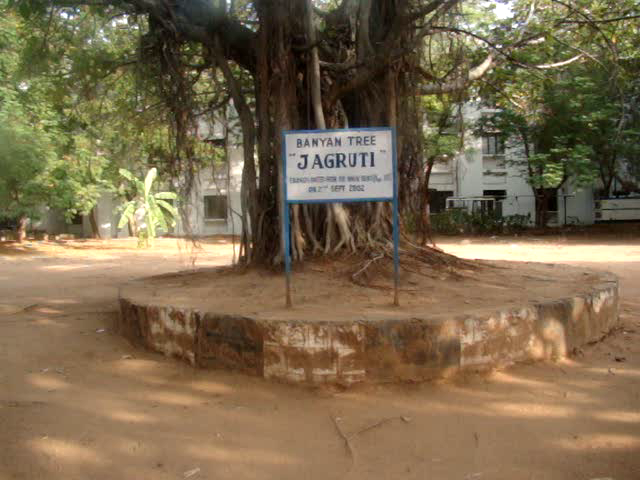
#> input picture images/scene00046.png, 640 x 480 px; its folder holds 4 pictures in this run
$ python Panorama_test.py   (Python 2 division)
#> lines starting #> are read from the running program, lines starting #| are printed output that depends on the picture
### Stitcher.py
import numpy as np
import cv2
import imutils

class Stitcher:
    def stitch(self,im1,im2 , ratio = 0.75 ,thresh=4.0):
        (kp1,f1) = self.detectanddescribe(im1)
        (kp2,f2) = self.detectanddescribe(im2)

        M = self.matchKP(kp1,kp2,f1,f2,ratio,thresh)
        if M is None :
            return None

        (matches , H , status ) = M
        res = cv2.warpPerspective(im1, H,(im1.shape[1]+ im2.shape[1]/2, im1.shape[0]))

        res[0:im2.shape[0], 0:im2.shape[1]] = im2
        return res

    def detectanddescribe(self,im):
        descriptor = cv2.xfeatures2d.SIFT_create()
        (kps,features) = descriptor.detectAndCompute(im, None)
        kps = np.float32([kp.pt for kp in kps])
        return (kps,features)

    def matchKP(self, kp1,kp2, f1, f2 , ratio , thresh):
        matcher = cv2.DescriptorMatcher_create("BruteForce")
        rawMatches = matcher.knnMatch(f1, f2, 2)
        matches = []

        for i in rawMatches:
            if (len(i)==2 and i[0].distance<i[1].distance*ratio):
                matches.append((i[0].trainIdx,i[0].queryIdx))

        if len(matches)>4 :
            pt1 = np.float32([kp1[i] for (_, i) in matches])
            pt2 = np.float32([kp2[i] for(i,_) in matches])

            (H, status) = cv2.findHomography(pt1, pt2, cv2.RANSAC,
				thresh)

            return (matches,H , status)
        return None

### Panorama_test.py
from Stitcher import Stitcher
import cv2
from os import listdir
from os.path import isfile,join

#This code will take the 36 images from the images folder and combine 9 frames each to create 4 panoramas

mypath = 'images'

files = [join(mypath,f) for f in listdir(mypath) if isfile(join(mypath,f))]
files = sorted(files)

stitcher = Stitcher()


i=0
files_1 =[]

while(i<len(files)):
	files_1.append(files[i:i+9])
	i = i+9
# print(files_1)
z=1
files_2 = []
for j in files_1:
	l= j[-1]
	# print(j)
	im1 = cv2.imread(l)
#> im1 is the input picture: shape (480, 640, 3); mean B, G, R 77.2, 105.4, 122.9

	for i in reversed(xrange(len(j)-1)):
		print i
		im2 = cv2.imread(j[i])
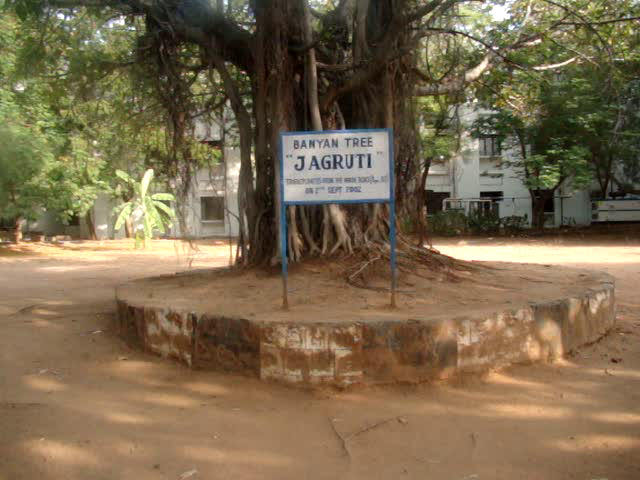
#> input picture images/scene00031.png, 640 x 480 px
#> im2 is the input picture: shape (480, 640, 3); mean B, G, R 77.2, 105.3, 122.7


		result = stitcher.stitch(im1,im2)
#> in detectanddescribe, `(kps,features) = descriptor.detectAndCompute(im, None)`: kps = 3144 keypoints; strongest (x, y, size): (255, 156, 3.2), (542, 39, 3.2), (498, 46, 2.6), (478, 99, 2.8)
#> in detectanddescribe, `kps = np.float32([kp.pt for kp in kps])`: kps = 3144 pairs, first value 2.28 to 637.2, second value 2.39 to 469.2
#> in stitch, `(kp1,f1) = self.detectanddescribe(im1)`:
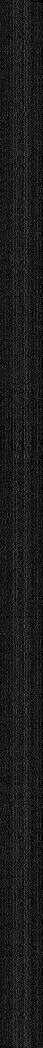
#> f1: shape (3144, 128) float32 (shown at 1/3 size); min 0, max 200, mean 27.7
#> in stitch, `(kp1,f1) = self.detectanddescribe(im1)`: kp1 has the same summary as kps in detectanddescribe
#> in detectanddescribe (call 2), `(kps,features) = descriptor.detectAndCompute(im, None)`: kps = 3162 keypoints; strongest (x, y, size): (252, 158, 3.4), (475, 100, 2.6), (494, 48, 2.6), (133, 28, 2.2)
#> in stitch, `(kp2,f2) = self.detectanddescribe(im2)`:
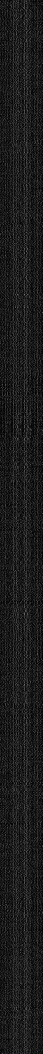
#> f2: shape (3162, 128) float32 (shown at 1/3 size); min 0, max 193, mean 27.6
#> in stitch, `(kp2,f2) = self.detectanddescribe(im2)`: kp2 = 3162 pairs, first value 2.38 to 635.4, second value 2.28 to 473.2
#> in matchKP, `rawMatches = matcher.knnMatch(f1, f2, 2)`: rawMatches = 3144 matches
#> after the loop in matchKP, `for i in rawMatches:`: matches = 1501 pairs, first value 0 to 3153, second value 9 to 3137
#> in matchKP, `pt1 = np.float32([kp1[i] for (_, i) in matches])`: pt1 = 1501 pairs, first value 5.01 to 635.1, second value 2.4 to 465.1
#> in matchKP, `pt2 = np.float32([kp2[i] for(i,_) in matches])`: pt2 = 1501 pairs, first value 2.38 to 632, second value 3.99 to 466.6
#> in matchKP, `(H, status) = cv2.findHomography(pt1, pt2, cv2.RANSAC, thresh)`: H = [[1, -0.000591, -3.43], [0.00142, 1, 0.946], [5.23e-06, -1.87e-06, 1]]; status = 1501 values, max 1 at index 0, min 0 at index 115, mean 0.995
#> in stitch, `res = cv2.warpPerspective(im1, H,(im1.shape[1]+ im2.shape[1]/2, im1.sh..`:
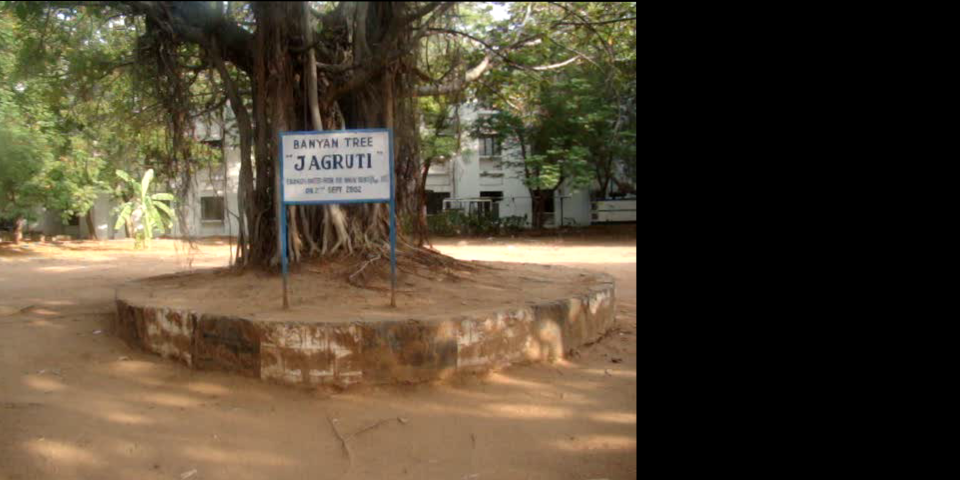
#> res: shape (480, 960, 3); mean B, G, R 51, 69.6, 81.2

		im1 = result

	filename = 'final'
#> filename = 'final'
	files_2.append(im1)
	filename=filename+str(z)+".png"
#> filename = 'final1.png'
	cv2.imwrite(filename,im1)
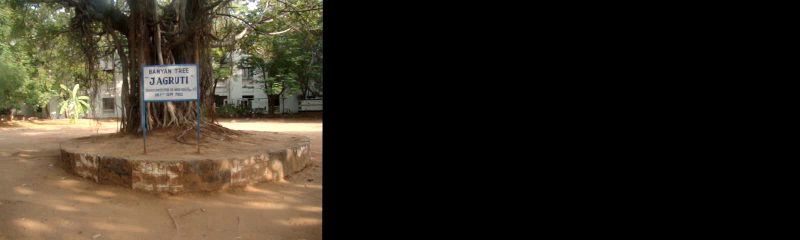
#> saved as final1.png: shape (480, 1600, 3) (shown at 1/2 size); mean B, G, R 31.1, 42.4, 49.4
	filename = 'final'
	z=z+1
